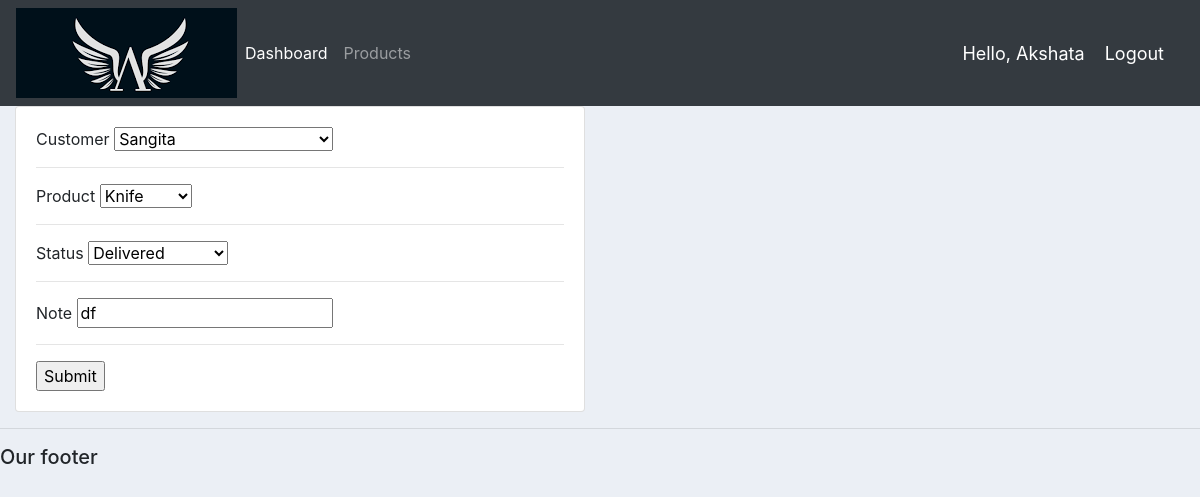
Screenshot of /update_order/3/ (signed in) with the database file from the repository.
### accounts/models.py (models this page shows, shortened)
class Order(models.Model):
	STATUS = (
			('Pending', 'Pending'),
			('Out for delivery', 'Out for delivery'),
			('Delivered', 'Delivered'),
			)
	customer = models.ForeignKey(Customer, null=True, on_delete= models.SET_NULL)
	product = models.ForeignKey(Product, null=True, on_delete= models.SET_NULL)
	date_created = models.DateTimeField(auto_now_add=True, null=True)
	status = models.CharField(max_length=200, null=True, choices=STATUS)
	note = models.CharField(max_length=1000, null=True)

### accounts/views.py (the view)
# urls.py: path('update_order/<str:pk>/', views.updateOrder, name="update_order"),
@login_required(login_url='login')
def updateOrder(request, pk):
    order = Order.objects.get(id=pk)
    form = OrderForm(instance=order)
    if request.method == 'POST':
        form = OrderForm(request.POST, instance=order)
        if form.is_valid():
            form.save()
            return redirect('/')
    context = {'form': form}
    return render(request, 'accounts/order_form.html', context)

### accounts/forms.py
class OrderForm(ModelForm):
	class Meta:
		model = Order
		fields = '__all__'

### accounts/models.py (called while the page is built)
	def __str__(self):
		return self.name

	def __str__(self):
		return self.name

### templates/accounts/order_form.html (shortened to what this page needs)
{%  extends 'accounts/main.html' %}
{% load static %}
{% block content %}
<div class="row">
	<div class="col-md-6">
		<div class="card card-body">
			<form action="" method="POST">
				{% for field in form %}
					{{field.label}}
				    {{field}}
					<hr>
				{% endfor %}
				<input type="submit" name="Submit">
			</form>
		</div>
	</div>
</div>
{% endblock %}

### templates/accounts/navbar.html (shortened to what this page needs)
{% load static %}
<nav class="navbar navbar-expand-lg navbar-dark bg-dark">
 <img src="{% static 'images/logo.png' %}">
  <div class="collapse navbar-collapse" id="navbarNav">
    <ul class="navbar-nav">
      <li class="nav-item active">
        <a class="nav-link" href="{% url 'home' %}">Dashboard</a>
      </li>
      <li class="nav-item">
        <a class="nav-link" href="{% url 'products' %}">Products</a>
      </li>
    </ul>
  </div>
  <span class="hello-msg">Hello, {{request.user}}</span>
  <span ><a  class="hello-msg" href="{% url 'logout' %}">Logout</a></span>
</nav>

### static/css/main.css (style rules this page uses)
body { background-color: #ebeff5; }

### templates/accounts/navbar.html (style rules this page uses)
.hello-msg { font-size: 18px; color: #fff; margin-right: 20px; }

### rows the page displays
Order: form "Sangita" "Knife" "Delivered" "df"

### other values shown
{{ request.user }} "Akshata"
{{ field.label }} "Customer" "Product" "Status" "Note"
